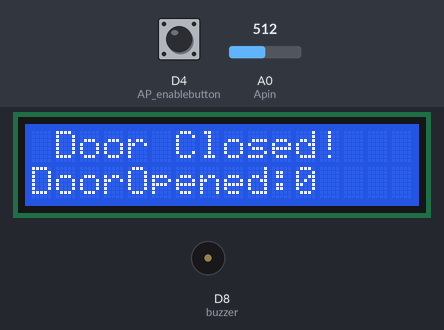
The sketch below on a simulated ESP8266 (NodeMCU). On the bench: 16×2 character LCD, buzzer (waves = sounding, pin HIGH). The inputs (shaded band) are chosen by the test bench; at power-on: A0 (Apin) = 512, D4 (AP_enablebutton) HIGH. WiFi joins after 1.5 s; servers stay silent unless stated; EEPROM starts erased.

Above: at 16.3 s.
16.4 s: A0 (Apin) set to 692
18.7 s: A0 (Apin) set to 710
At 20.3 s:
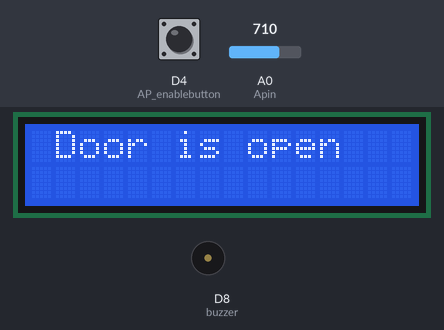
23.4 s: D4 (AP_enablebutton) pulled LOW for 0.65 s
At 25.3 s:
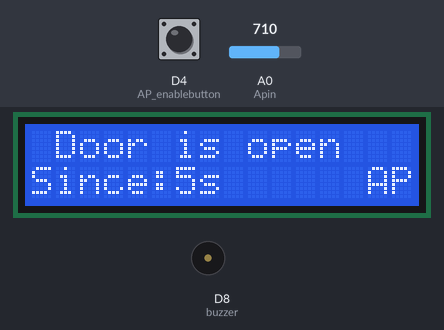
27.0 s: D4 (AP_enablebutton) pulled LOW for 3.2 s
At 30.0 s:
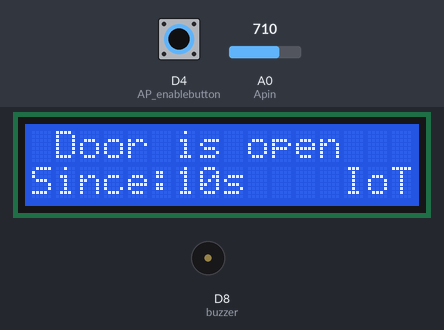
32.1 s: A0 (Apin) set to 690
At 35.6 s:
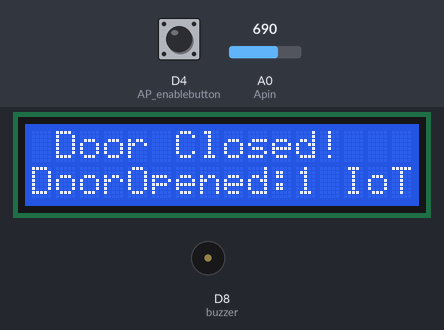
36.2 s: D4 (AP_enablebutton) pulled LOW for 1 s
At 38.5 s:
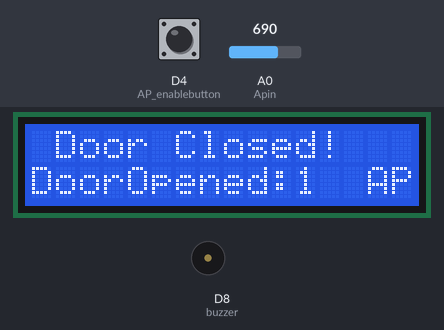
Timing chart, 0 to 40.0 s (numbered marks = the images above; inputs shaded):
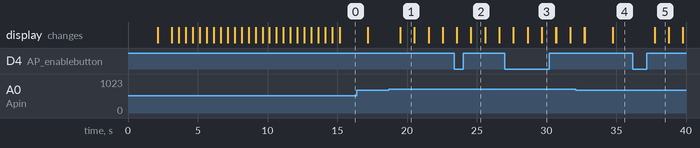

The sketch:

FinalARDUINOCode.ino
```cpp
#include <LiquidCrystal_I2C.h>         //Library for LCD Display
LiquidCrystal_I2C lcd(0x3F,16,2);
#include <ESP8266WiFi.h>               //Library for wifi and hotspot on and off
#include <ESP8266WebServer.h>          //Library for sending html
#include<EEPROM.h>                     //Library for EEPROM
#include <BlynkSimpleEsp8266.h>        //Library for Blynk.cloud server
//--------------------------------
#include <DNSServer.h>                 //For Captive Portal Auto Connect to the server in AP Mode
//--------------------------------
IPAddress ManuallysetIP(192,168,4,1);  //setting manual ip address
DNSServer SignInRequiredMsg;           // user define variable for DNSServer
//-----------------------------------------
int AP_decider=1;
int AP_presentstate;
int AP_laststate;
int APdisable;
int AP_enablebutton=D4;  //Pin D4 for input signal
//--------------------------------------
int Apin = A0;           //A0 input signal to microcontroller- door is closed or open
int buzzer= D8;
int buttonStateAnalogSignal=0;
int Counter=0;
int seconds=0;
String DoorStatus;
String PresentState;
String LastState;
String instrucn="Stable State";
//--------------------------------------
//--------------Variables for EEPROM-------------------
int lengthofprevssid;
int lengthofprevpass;
int lengthofprevAuth;
char ssidchar;
char passchar;
char Authchar;
String newssid="";
String newpass="";
String newAuth="";
//----------------------------------------------------
//------------------------Variables to store Credentials from Web Server--------
String inputssid;
String inputpass;
String inputAuth;
//-------------------------------------------------------------------------------
//------------HTML Code Store in Variable----------------------------------------
const char MAIN_page[] PROGMEM = R"=====(
<!DOCTYPE html>
<html>
<body>
<center><h1>RMS7811i</h1></center>
<center><table border="1" bordercolor="blue" bgcolor="skyblue" height="400" width="400">
<td>
<center>
<h3>UPDATE CREDENTIALS</h3>
<form action="/AfterSubmit">
  New SSID:<br>
  <input type="text" name="NewSSID" placeholder="Enter your New SSID" required>
  <br>
  Password:<br>
  <input type="password" name="NewPassword" placeholder="Enter your SSID Password">
  <br>
  Authentication Token<br>
  <input type="text" name="AuthenticationToken" placeholder="Enter your BLYNK Auth" required>
  <br><br>
  <input type="submit" value="Submit">
</form><br><br>
</div>
</table>
</center>
</td>
</center>
</body>
</html>
)=====";
//-------------------------------------------------------------------------------


//-------------------------------------------------------------------------------
ESP8266WebServer server(80); //Server on port 80
//-------------------------------------------------------------------------------


void setup() {
EEPROM.begin(512);
ReadingDataFromEEPROM();
server.begin();
Serial.begin(9600);
pinMode(AP_enablebutton,INPUT_PULLUP);
pinMode(Apin,INPUT);
pinMode(buzzer,OUTPUT);

lcd.backlight();
lcd.begin();
lcd.clear();
lcd.print("--System Is ON--");  // initial display of lcd
lcd.setCursor(3,1);// LCD Cursor set at- 3rd coloumn 1st row
lcd.print("RMS7811i");
delay(2000);
lcd.clear();
lcd.setCursor(0,0);// LCD Cursor set at- 0th coloumn 0th row
lcd.print("Your System is Now Monitered with IoT   ");
delay(1000);
for (int pos=0; pos<24;pos++)
  {
    lcd.scrollDisplayLeft();
    delay(500);
    }
}

void loop() {
//-----------------------AP Decider------------------------------------------
char newAuthCharrArray[newAuth.length()+1];
newAuth.toCharArray(newAuthCharrArray,newAuth.length()+1); //string to charr array
if(digitalRead(AP_enablebutton)== HIGH){
  AP_presentstate=1;
}
if(digitalRead(AP_enablebutton)== LOW){
  AP_presentstate=0;
}
if(AP_decider %2==0){
   lcd.setCursor(14,1);
   lcd.print("AP");
   APdisable--;
    if (APdisable==0){
    AP_presentstate=0;
     }
}
if(AP_presentstate!= AP_laststate){
  if(AP_presentstate==0){
  AP_decider++;}
   if(AP_decider %2==0){
     APdisable=120;
     WiFi.disconnect();
     WiFi.softAP("RMS7811i","12345678");
     SignInRequiredMsg.start(53, "*", ManuallysetIP);
     MyServer();
   }
   if(AP_decider %2 != 0){
    WiFi.softAPdisconnect();
    WiFi.begin(newssid,newpass);
    lcd.setCursor(14,1);
    lcd.print("  ");//Clearing AP mode display
    Blynk.config(newAuthCharrArray,"blynk.cloud", 8080);
   }
}
AP_laststate=AP_presentstate;
//--------------------------------------------------------------------------
buttonStateAnalogSignal= analogRead(Apin); //Analog Signal from photoCoupler
if (buttonStateAnalogSignal>700){
   DoorStatus="Open";
   PresentState=DoorStatus;
   }
else{
   DoorStatus="Close";
   PresentState=DoorStatus;
   instrucn="Stable State";
  }

if(PresentState != LastState){
    if(PresentState=="Open"){
      Counter++;
      lcd.clear();
      lcd.setCursor(1,0);
      lcd.print("Door is open");// display that door is currently open

    }
    if(PresentState =="Close"){
      digitalWrite(buzzer,LOW);
      seconds=seconds*0;
      lcd.clear();
      lcd.setCursor(1,0);
      lcd.print("Door Closed!");
      lcd.setCursor(0,1);
      lcd.print("DoorOpened:"); //display door counter- part1
      lcd.print(Counter);  //display door counter- part2
      delay(1000);
    }
LastState=PresentState;
  }
if(PresentState=="Open"){
      seconds++;
      delay(1000);
      lcd.setCursor(0,1); // second row of display
      lcd.print("Since:");
      lcd.print(seconds);
      lcd.print("s");
      if(seconds>=60){
        instrucn="Buzzer is ON";
        digitalWrite(buzzer,HIGH);
        }
}
if(PresentState =="Close"){
  delay(1000);
}

//----------------------
if (WiFi.status()!=WL_CONNECTED){
  lcd.setCursor(13,1);
  lcd.print("   ");
}
if (WiFi.status()==WL_CONNECTED){
  lcd.setCursor(13,1);
  lcd.print("IoT");
  int buzzerindicatortoiot=seconds;
  Blynk.virtualWrite(V1,DoorStatus);//String Variable open or closed
  Blynk.virtualWrite(V2,seconds);//timer
  Blynk.virtualWrite(V3,Counter);//doorcounter
  Blynk.virtualWrite(V4,instrucn);
  Blynk.virtualWrite(V5,buzzerindicatortoiot);
  Blynk.run();//Run the Blynk library
 }
//-----------------


//--------------------------
//---------------------------
//----------------------for continously handle server when it request--
server.handleClient();
//-----------------------------
//-------------DNSServer Always available to AP mode-------
SignInRequiredMsg.processNextRequest();
//----------------------
Serial.println(newssid);
Serial.println(newpass);
Serial.println(newAuth);
}

//--------------functions---------------------------------------
void ReadingDataFromEEPROM(){
  //---------Reading SSID,PASS and AUTH from EEPROM to begin wifi IOT Connection---------
EEPROM.get(150,lengthofprevssid);//Storing lenth value of ssid to given variable
for(int i=0 ; i<lengthofprevssid; ++i){
  EEPROM.get(i,ssidchar);
  newssid += ssidchar;}

EEPROM.get(155,lengthofprevpass);//Storing lenth value of pass to given variable
for(int i=0 ; i<lengthofprevpass; ++i){
  EEPROM.get(i+50, passchar);
  newpass += passchar;}

EEPROM.get(160,lengthofprevAuth);//Storing lenth value of Auth to given variable
for(int i=0 ; i<lengthofprevAuth; ++i){
  EEPROM.get(i+100,Authchar);
  newAuth += Authchar;}

//-------------------------------------------------------------------------------------
}


void MyServer(){

  server.onNotFound( []() {

     String s= MAIN_page;
      server.send(200, "text/html", s);
    });

server.on("/AfterSubmit", []() {

      inputssid = server.arg("NewSSID");
      inputpass = server.arg("NewPassword");
      inputAuth = server.arg("AuthenticationToken");
          //-------------writing to EEPROM---------------------------------------------
     EEPROM.put(150,inputssid.length());
     for(int i=0 ; i<inputssid.length(); ++i){
     EEPROM.put(i,inputssid[i]);}

     EEPROM.put(155,inputpass.length());
     for(int i=0 ; i<inputpass.length(); ++i){
     EEPROM.put(i+50,inputpass[i]);}

     EEPROM.put(160,inputAuth.length());
     for(int i=0 ; i<inputAuth.length(); ++i){
     EEPROM.put(i+100,inputAuth[i]);}
     //-------------------
     EEPROM.commit(); // SAVING/FLASHING EEPROM
     //-------------------
     String content = "<!DOCTYPE HTML><html><h1>!!!UPDATED!!!<h1><br><br><h3>Restarting...<h3><br><br><h4>Please Restart Manually for better functionality<h4></html>";
     server.send(200, "text/html", content);
     delay(2000);
     ESP.reset();
      });
}
//-------------------------------------------------------------------------------
```

Measured:
- the behaviour switches between 700 and 701 on A0 (Apin) (found by bisection; images 0 and 1)
- after the input at 18.7 s, the display: changes after 0.81 s (image 1)
- after the input at 23.4 s, the display: first differs from a run without the input after 1.2 s (image 2 shows a later state)
- after the input at 32.1 s, the display: first differs from a run without the input after 0.64 s (image 4 shows a later state)
- after the input at 36.2 s, the display: first changes after 1.6 s (image 5 shows a later state)
- what the display in image 1 shows lasts 1.0 s, from 19.5 s to 20.5 s
